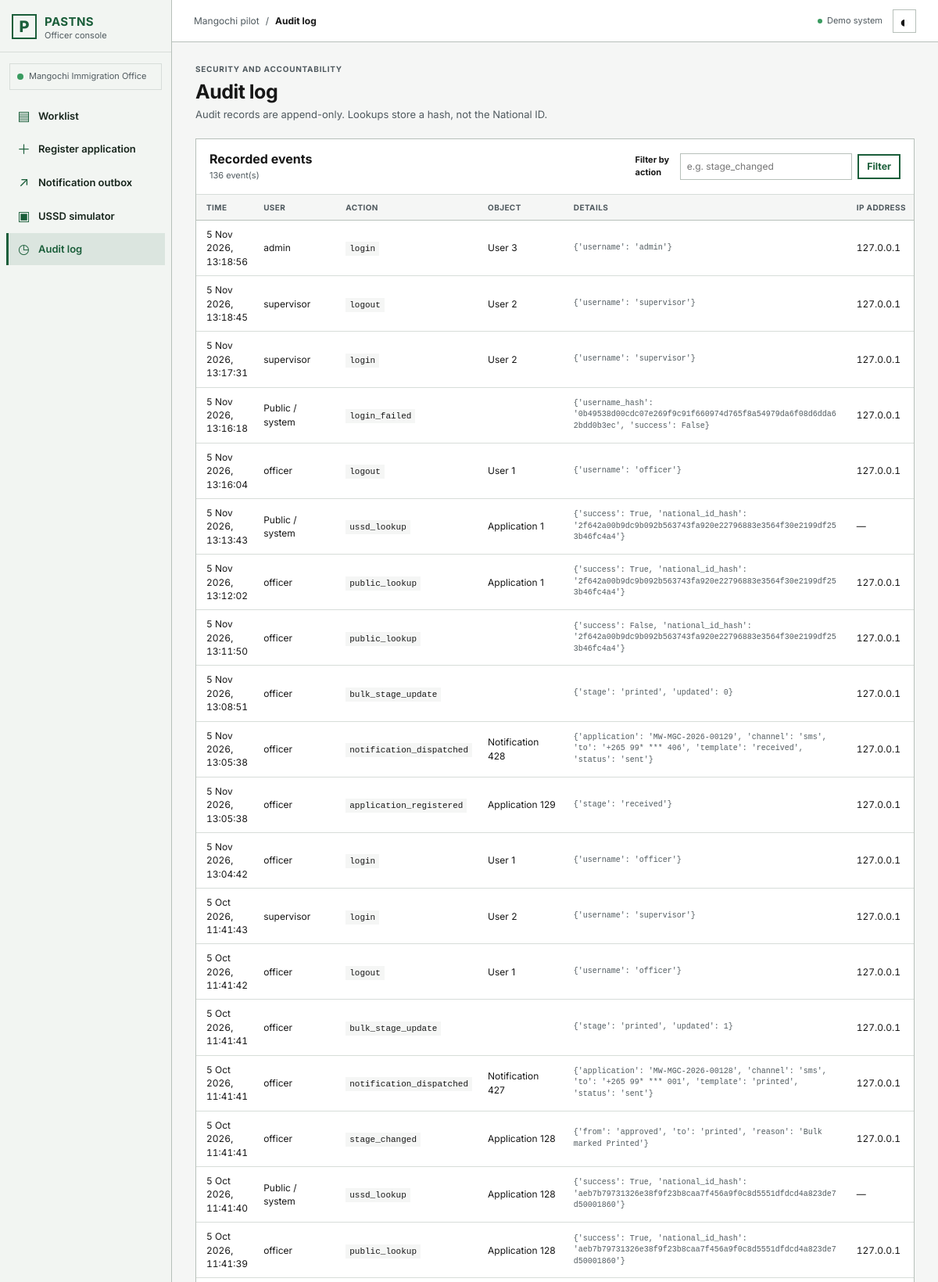
Page /officer/audit/ (signed in, upper part) on the committed database.
### core/models.py (models this page shows, shortened)
class Profile(models.Model):
    ROLE_CHOICES = [("officer", _("Officer")), ("supervisor", _("Supervisor")), ("admin", _("Administrator"))]
    user = models.OneToOneField(settings.AUTH_USER_MODEL, on_delete=models.CASCADE, related_name="profile")
    office = models.ForeignKey(Office, on_delete=models.SET_NULL, null=True, blank=True, related_name="staff")
    role = models.CharField(max_length=16, choices=ROLE_CHOICES, default="officer")

class Office(models.Model):
    code = models.CharField(max_length=8, unique=True)
    name = models.CharField(max_length=100)
    district = models.CharField(max_length=80, default="Mangochi")
    phone = models.CharField(max_length=40, blank=True)
    address = models.CharField(max_length=240, blank=True)
    collection_hours = models.CharField(max_length=120, default="Monday–Friday, 08:00–16:00")
    collection_hours_ny = models.CharField(max_length=120, default="Lolemba–Lachisanu, 08:00–16:00")
    class Meta:
        ordering = ["name"]

class AuditLog(models.Model):
    user = models.ForeignKey(settings.AUTH_USER_MODEL, on_delete=models.SET_NULL, null=True, blank=True)
    action = models.CharField(max_length=64)
    object_type = models.CharField(max_length=64, blank=True)
    object_id = models.CharField(max_length=80, blank=True)
    details = models.JSONField(default=dict, blank=True)
    ip = models.GenericIPAddressField(null=True, blank=True)
    at = models.DateTimeField(default=timezone.now, db_index=True)
    class Meta:
        ordering = ["-at", "-id"]

### core/views.py (the view)
# urls.py: path("officer/audit/", views.audit_log, name="audit_log"),
@role_required("officer", "supervisor", "admin")
def audit_log(request):
    qs = AuditLog.objects.select_related("user")
    action = request.GET.get("action", "")
    if action:
        qs = qs.filter(action__icontains=action)
    page_obj = Paginator(qs, 50).get_page(request.GET.get("page"))
    return render(request, "core/audit_log.html", {"page_obj": page_obj, "entries": page_obj.object_list, "action_filter": action})

### core/context_processors.py (called while the page is built)
def pastns_context(request):
    return {"current_language": (get_language() or "en")[:2]}

### core/views.py (called while the page is built)
def role_required(*roles):
    def decorator(view_func):
        @wraps(view_func)
        def wrapped(request, *args, **kwargs):
            if not request.user.is_authenticated:
                return redirect(f"/officer/login/?next={request.path}")
            profile = getattr(request.user, "profile", None)
            if not profile or (roles and profile.role not in roles):
                return render(request, "core/forbidden.html", status=403)
            return view_func(request, *args, **kwargs)
        return wrapped
    return decorator

### core/templates/core/audit_log.html (shortened to what this page needs)
{% extends "core/base_officer.html" %}{% load i18n %}{% block title %}{% translate "Audit log" %}{% endblock %}{% block breadcrumb %}<span>/</span><strong>{% translate "Audit log" %}</strong>{% endblock %}
{% block content %}
<div class="page-title-row"><div><p class="eyebrow">{% translate "Security and accountability" %}</p><h1>{% translate "Audit log" %}</h1><p class="page-intro">{% translate "Audit records are append-only. Lookups store a hash, not the National ID." %}</p></div></div>
<section class="panel"><div class="panel-heading"><div><h2>{% translate "Recorded events" %}</h2><p>{% blocktrans with count=page_obj.paginator.count %}{{ count }} event(s){% endblocktrans %}</p></div><form method="get" class="compact-filter"><label for="action-filter">{% translate "Filter by action" %}</label><input id="action-filter" name="action" value="{{ action_filter }}" placeholder="e.g. stage_changed"><button class="button button-small button-secondary" type="submit">{% translate "Filter" %}</button></form></div>
<div class="table-scroll"><table class="data-table"><thead><tr><th>{% translate "Time" %}</th><th>{% translate "User" %}</th><th>{% translate "Action" %}</th><th>{% translate "Object" %}</th><th>{% translate "Details" %}</th><th>{% translate "IP address" %}</th></tr></thead><tbody>{% for entry in entries %}<tr><td class="tabular">{{ entry.at|date:"j M Y, H:i:s" }}</td><td>{{ entry.user.get_username|default:"Public / system" }}</td><td><span class="audit-action">{{ entry.action }}</span></td><td>{{ entry.object_type }} {{ entry.object_id }}</td><td><code class="audit-details">{{ entry.details }}</code></td><td class="tabular">{{ entry.ip|default:"—" }}</td></tr>{% empty %}<tr><td colspan="6" class="empty-state">{% translate "No audit events match this filter." %}</td></tr>{% endfor %}</tbody></table></div>
</section>
{% endblock %}

### core/templates/core/base_officer.html (shortened to what this page needs)
{% load static i18n %}
<!doctype html>
<html lang="{{ current_language }}">
<head>
  <link rel="stylesheet" href="{% static 'css/app.css' %}?v=8"><script defer src="{% static 'js/app.js' %}?v=8"></script>
</head>
<body class="officer-body">
<div class="officer-layout">
  <aside class="officer-sidebar">
    <a class="brand officer-brand" href="{% url 'officer_home' %}"><span class="brand-mark">P</span><span><strong>PASTNS</strong><small>{% translate "Officer console" %}</small></span></a>
    <div class="office-chip"><span class="office-dot"></span><span>{{ user.profile.office.name|default:_('No office assigned') }}</span></div>
    <nav class="side-nav" aria-label="{% translate 'Officer navigation' %}">
      <a href="{% url 'officer_home' %}" class="{% if request.resolver_match.url_name == 'officer_home' %}is-active{% endif %}"><span class="nav-glyph">▤</span>{% translate "Worklist" %}</a>
      <a href="{% url 'register_application' %}" class="{% if request.resolver_match.url_name == 'register_application' %}is-active{% endif %}"><span class="nav-glyph">＋</span>{% translate "Register application" %}</a>
      <a href="{% url 'notification_outbox' %}" class="{% if request.resolver_match.url_name == 'notification_outbox' %}is-active{% endif %}"><span class="nav-glyph">↗</span>{% translate "Notification outbox" %}</a>
      <a href="{% url 'officer_ussd_sim' %}" class="{% if request.resolver_match.url_name == 'officer_ussd_sim' %}is-active{% endif %}"><span class="nav-glyph">▣</span>{% translate "USSD simulator" %}</a>
      <a href="{% url 'audit_log' %}" class="{% if request.resolver_match.url_name == 'audit_log' %}is-active{% endif %}"><span class="nav-glyph">◷</span>{% translate "Audit log" %}</a>
    </nav>
  </aside>
  <div class="officer-main-wrap">
    <header class="officer-topbar"><button type="button" class="mobile-menu-button" data-menu-toggle aria-expanded="false">☰ <span>{% translate "Menu" %}</span></button><div class="breadcrumb"><span>{% translate "Mangochi pilot" %}</span>{% block breadcrumb %}{% endblock %}</div><div class="topbar-right"><span class="live-indicator"><i></i>{% translate "Demo system" %}</span><button class="theme-toggle" type="button" data-theme-toggle aria-label="{% translate 'Change colour theme' %}" title="{% translate 'Change colour theme' %}">◐</button></div></header>
    <main id="officer-main" class="officer-content">
      {% block content %}{% endblock %}
    </main>
  </div>
</div>
</body></html>

### rows in the picture
AuditLog: at "5 Nov 2026, 13:18:56", user.get_username "admin", action "login", object_type "User", object_id "3", details "{'username': 'admin'}", ip "127.0.0.1"
AuditLog: at "5 Nov 2026, 13:18:45", user.get_username "supervisor", action "logout", object_type "User", object_id "2", details "{'username': 'supervisor'}", ip "127.0.0.1"
AuditLog: at "5 Nov 2026, 13:17:31", user.get_username "supervisor", action "login", object_type "User", object_id "2", details "{'username': 'supervisor'}", ip "127.0.0.1"
AuditLog: at "5 Nov 2026, 13:16:18", user.get_username "Public / system", action "login_failed", details "{'username_hash': '0b49538d00cdc07e269f9c91f660974d765f8a54979da6f08d6dda62bdd0b3ec', 'success': False}", ip "127.0.0.1"
AuditLog: at "5 Nov 2026, 13:16:04", user.get_username "officer", action "logout", object_type "User", object_id "1", details "{'username': 'officer'}", ip "127.0.0.1"
AuditLog: at "5 Nov 2026, 13:13:43", user.get_username "Public / system", action "ussd_lookup", object_type "Application", object_id "1", details "{'success': True, 'national_id_hash': '2f642a00b9dc9b092b563743fa920e22796883e3564f30e2199df253b46fc4a4'}", ip "—"
AuditLog: at "5 Nov 2026, 13:12:02", user.get_username "officer", action "public_lookup", object_type "Application", object_id "1", details "{'success': True, 'national_id_hash': '2f642a00b9dc9b092b563743fa920e22796883e3564f30e2199df253b46fc4a4'}", ip "127.0.0.1"
AuditLog: at "5 Nov 2026, 13:11:50", user.get_username "officer", action "public_lookup", details "{'success': False, 'national_id_hash': '2f642a00b9dc9b092b563743fa920e22796883e3564f30e2199df253b46fc4a4'}", ip "127.0.0.1"
AuditLog: at "5 Nov 2026, 13:08:51", user.get_username "officer", action "bulk_stage_update", details "{'stage': 'printed', 'updated': 0}", ip "127.0.0.1"
AuditLog: at "5 Nov 2026, 13:05:38", user.get_username "officer", action "notification_dispatched", object_type "Notification", object_id "428", details "{'application': 'MW-MGC-2026-00129', 'channel': 'sms', 'to': '+265 99* *** 406', 'template': 'received', 'status': 'sent'}", ip "127.0.0.1"
AuditLog: at "5 Nov 2026, 13:05:38", user.get_username "officer", action "application_registered", object_type "Application", object_id "129", details "{'stage': 'received'}", ip "127.0.0.1"
AuditLog: at "5 Nov 2026, 13:04:42", user.get_username "officer", action "login", object_type "User", object_id "1", details "{'username': 'officer'}", ip "127.0.0.1"
AuditLog: at "5 Oct 2026, 11:41:43", user.get_username "supervisor", action "login", object_type "User", object_id "2", details "{'username': 'supervisor'}", ip "127.0.0.1"
AuditLog: at "5 Oct 2026, 11:41:42", user.get_username "officer", action "logout", object_type "User", object_id "1", details "{'username': 'officer'}", ip "127.0.0.1"
AuditLog: at "5 Oct 2026, 11:41:41", user.get_username "officer", action "bulk_stage_update", details "{'stage': 'printed', 'updated': 1}", ip "127.0.0.1"
AuditLog: at "5 Oct 2026, 11:41:41", user.get_username "officer", action "notification_dispatched", object_type "Notification", object_id "427", details "{'application': 'MW-MGC-2026-00128', 'channel': 'sms', 'to': '+265 99* *** 001', 'template': 'printed', 'status': 'sent'}", ip "127.0.0.1"
AuditLog: at "5 Oct 2026, 11:41:41", user.get_username "officer", action "stage_changed", object_type "Application", object_id "128", details "{'from': 'approved', 'to': 'printed', 'reason': 'Bulk marked Printed'}", ip "127.0.0.1"
AuditLog: at "5 Oct 2026, 11:41:40", user.get_username "Public / system", action "ussd_lookup", object_type "Application", object_id "128", details "{'success': True, 'national_id_hash': 'aeb7b79731326e38f9f23b8caa7f456a9f0c8d5551dfdcd4a823de7d50001860'}", ip "—"
AuditLog: at "5 Oct 2026, 11:41:39", user.get_username "officer", action "public_lookup", object_type "Application", object_id "128", details "{'success': True, 'national_id_hash': 'aeb7b79731326e38f9f23b8caa7f456a9f0c8d5551dfdcd4a823de7d50001860'}", ip "127.0.0.1"

### other values in the picture
{{ user.profile.office.name|default:_('No office assigned') }} "Mangochi Immigration Office"
